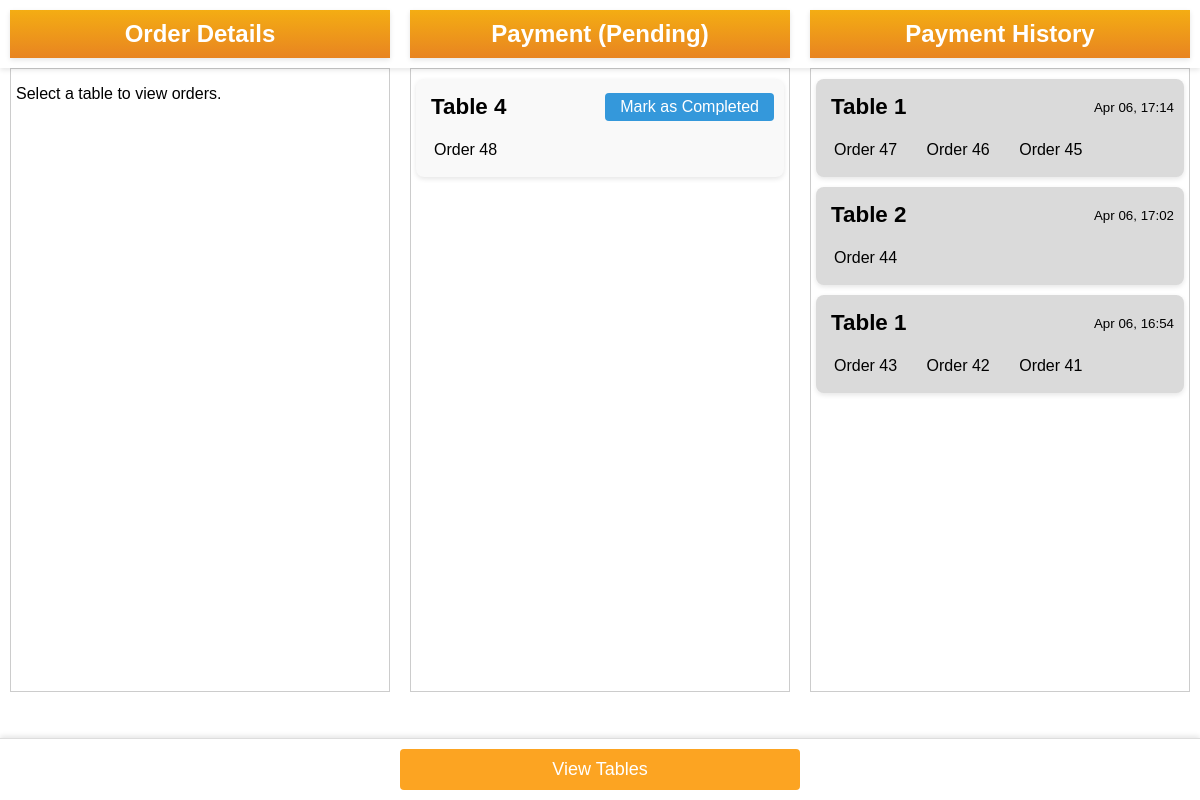
Before: /counter/orders/ with the older database file.
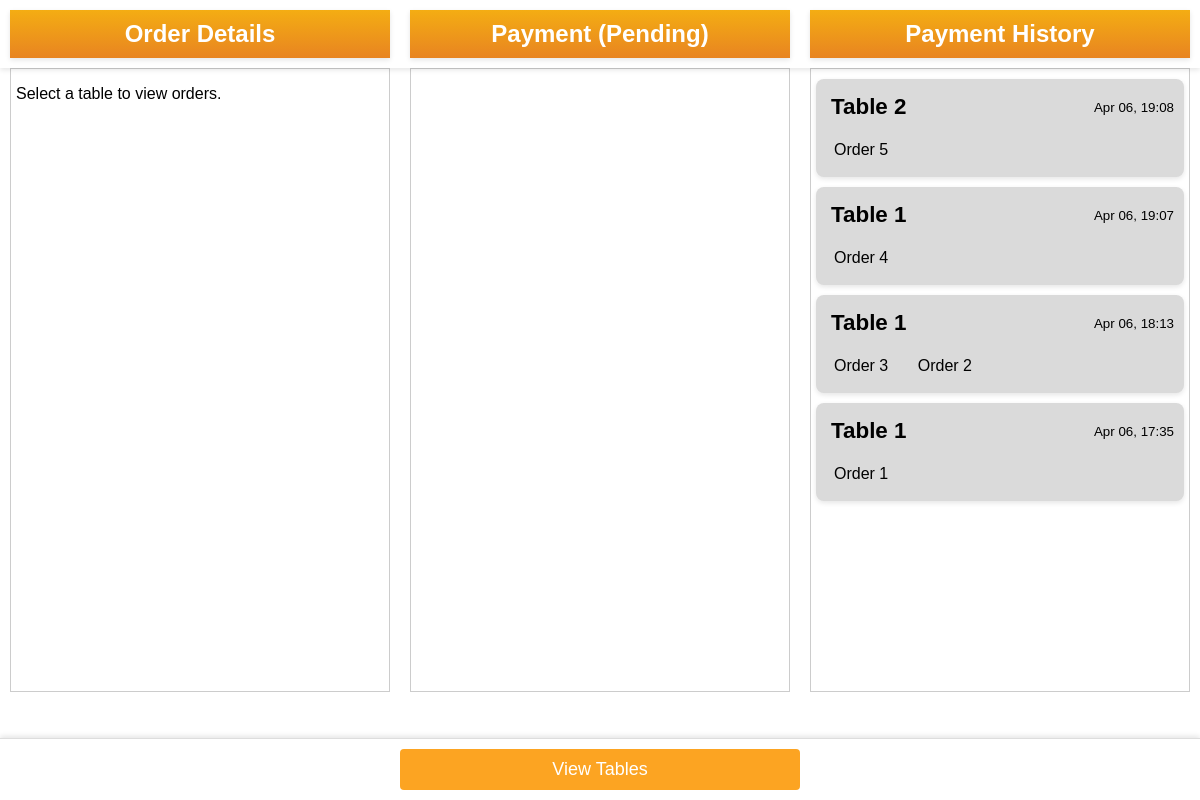
After: the same page with the newer database file.
### order/models.py (models this page shows, shortened)
class Table(models.Model):
    table_number = models.PositiveIntegerField(unique=True)
    availability = models.BooleanField(default=True)
    qr_code = models.ImageField(upload_to='qrcodes/', blank=True, null=True,
                                help_text='create a qr code everytime a table is saved!')

class Order(models.Model):
    table = models.ForeignKey(Table, on_delete=models.CASCADE, related_name='orders')
    date_ordered = models.DateTimeField(auto_now_add=True)
    STATUS_CHOICES = [
        ('Pending', 'Pending'),
        ('Completed', 'Completed'),
    ]
    status = models.CharField(max_length=50, choices=STATUS_CHOICES, default='Pending')
    kitchen_status_choices = [
        ('Waiting', 'Waiting'),
        ('None', 'None'),
        ('Ready', 'Ready'),
    ]
    kitchen_status = models.CharField(max_length=50, choices=kitchen_status_choices, default='Waiting')
    bar_status = models.CharField(max_length=50, choices=kitchen_status_choices, default='Waiting')

### counter/views.py (the view, shortened to what this page needs)
# urls.py: path('orders/', views.order_management, name='order_management'),
def order_management(request):
    pending_orders = Order.objects.filter(status='Pending').order_by('-date_ordered')
    completed_orders = Order.objects.filter(status='Completed').order_by('-date_ordered')
    selected_order = None
    selected_table = None
    order_status = None
    table_orders = []
    total_amount = gst_amount = total_with_gst = Decimal('0.00')
    if selected_table and table_orders:
        for order in table_orders:
            total_amount += sum(item.total_price for item in order.order_items.all())
        gst_amount = total_amount * Decimal('0.10')
        total_with_gst = total_amount + gst_amount
    context = {
        'pending_orders': pending_orders,
        'completed_orders': completed_orders,
        'selected_order': selected_order,
        'selected_table': selected_table,
        'order_status': order_status,
        'table_orders': table_orders,
        'total_amount': total_amount,
        'gst_amount': gst_amount,
        'total_with_gst': total_with_gst,
    }
    return render(request, 'counter/order_management.html', context)

### counter/templates/counter/order_management.html (shortened to what the changed rows need)
<!DOCTYPE html>
<html lang="en">
<head>
    {% load static %}
    <link rel="stylesheet" href="{% static 'counter/styles.css' %}">
</head>
<body class="order-management-page">
<div class="title three-columns">
    <div class="left" id="receipt-title">
        {% if selected_table %}
            <h2>Table {{ selected_table.table_number }} {% if order_status %}{{ order_status }}{% endif %} Orders</h2>
        {% else %}
            <h2>Order Details</h2>
        {% endif %}
    </div>
    <div class="middle" id="payment-title">
        <h2>Payment (Pending)</h2>
    </div>
    <div class="right" id="history-title">
        <h2>Payment History</h2>
    </div>
</div>
<div class="container three-columns">
    <div class="left-column" id="order-details">
        {% if selected_order and table_orders %}
            {% for order in table_orders %}
                <h3>Order {{ order.id }}</h3>
                <table class="order-details-table">
                    <thead>
                    <tr>
                        <th>Item</th>
                        <th>Rate</th>
                        <th>Qty</th>
                        <th>Amount</th>
                    </tr>
                    </thead>
                    <tbody>
                    {% for item in order.order_items.all %}
                        <tr>
                            <td>{{ item.selection.item.name }}</td>
                            <td>${{ item.selection.item.price }}</td>
                            <td>{{ item.quantity }}</td>
                            <td>${{ item.total_price }}</td>
                        </tr>
                    {% endfor %}
                    </tbody>
                </table>
            {% endfor %}
            <div class="receipt-total">
                <hr>
                <p><strong>Sub Total:</strong> ${{ total_amount }}</p>
                <p><strong>GST (10%):</strong> ${{ gst_amount }}</p>
                <p><strong>Total Amount:</strong> ${{ total_with_gst }}</p>
            </div>
        {% else %}
            <p>Select a table to view orders.</p>
        {% endif %}
    </div>
    <div class="middle-column">
        {% regroup pending_orders by table as table_grouped_orders %}
        <ul class="tables-list" id="pending-tables-list">
            {% for table_group in table_grouped_orders %}
                <li class="table-item {% if selected_table and table_group.grouper.id == selected_table.id and order_status == 'Pending' %}active{% endif %}"
                    data-table-id="{{ table_group.grouper.id }}">
                    <div class="table-header">
                        <h3>Table {{ table_group.grouper.table_number }}</h3>
                        <button class="complete-table-orders"
                                data-table-id="{{ table_group.grouper.id }}"
                                data-order-id="{{ table_group.list.0.id }}">
                            Mark as Completed
                        </button>
                    </div>
                    <ul class="table-orders">
                        {% for order in table_group.list %}
                            <li data-order-id="{{ order.id }}"
                                data-status="Pending"
                                class="order-item {% if selected_order and order.id == selected_order.id %}active{% endif %}">
                                Order {{ order.id }}
                            </li>
                        {% endfor %}
                    </ul>
                </li>
            {% endfor %}
        </ul>
    </div>
    <div class="right-column">
        {% regroup completed_orders by table as table_grouped_completed %}
        <ul class="tables-list" id="completed-tables-list">
            {% for table_group in table_grouped_completed %}
                {% regroup table_group.list by date_ordered|date:"YmdH" as date_grouped %}
                {% for date_group in date_grouped %}
                    <li class="table-item {% if selected_table and table_group.grouper.id == selected_table.id and order_status == 'Completed' and selected_order.date_ordered|date:"YmdH" == date_group.grouper %}active{% endif %}"
                        data-table-id="{{ table_group.grouper.id }}"
                        data-date-group="{{ date_group.grouper }}">
                        <div class="table-header">
                            <h3>Table {{ table_group.grouper.table_number }}</h3>
                            <small>{{ date_group.list.0.date_ordered|date:"M d, H:i" }}</small>
                        </div>
                        <ul class="table-orders">
                            {% for order in date_group.list %}
                                <li data-order-id="{{ order.id }}"
                                    data-status="Completed"
                                    class="order-item {% if selected_order and order.id == selected_order.id %}active{% endif %}">
                                    Order {{ order.id }}
                                </li>
                            {% endfor %}
                        </ul>
                    </li>
                {% endfor %}
            {% endfor %}
        </ul>
    </div>
</div>
</body>
</html>

Changed rows visible on the page:
no longer on this page (row edited): Table: grouper.table_number "4", shown under "Payment History"
removed Order: id "48", shown under "4"
removed Order: list.0.date_ordered "Apr 06, 17:14", id "47"
removed Order: id "46", shown under Table (number 2 of 2 on the later page)
removed Order: id "45", shown under Table (number 2 of 2 on the later page)
removed Order: list.0.date_ordered "Apr 06, 17:02", id "44"
removed Order: list.0.date_ordered "Apr 06, 16:54", id "43"
removed Order: id "42", shown under Table (number 2 of 2 on the later page)
removed Order: id "41", shown under Table (number 2 of 2 on the later page)
shown differently, row unchanged: Table (number 1 of 2 on the later page): moves up the list
added Order: list.0.date_ordered "Apr 06, 19:08", id "5"
added Order: list.0.date_ordered "Apr 06, 19:07", id "4"
added Order: list.0.date_ordered "Apr 06, 18:13", id "3"
added Order: id "2", shown under Table (number 2 of 2 on the later page)
added Order: list.0.date_ordered "Apr 06, 17:35", id "1"
Other visible differences:
new list line: "Table 2"
new list line: "Table 1"
list line gone: "Table 1"
list line gone: "Table 2"
